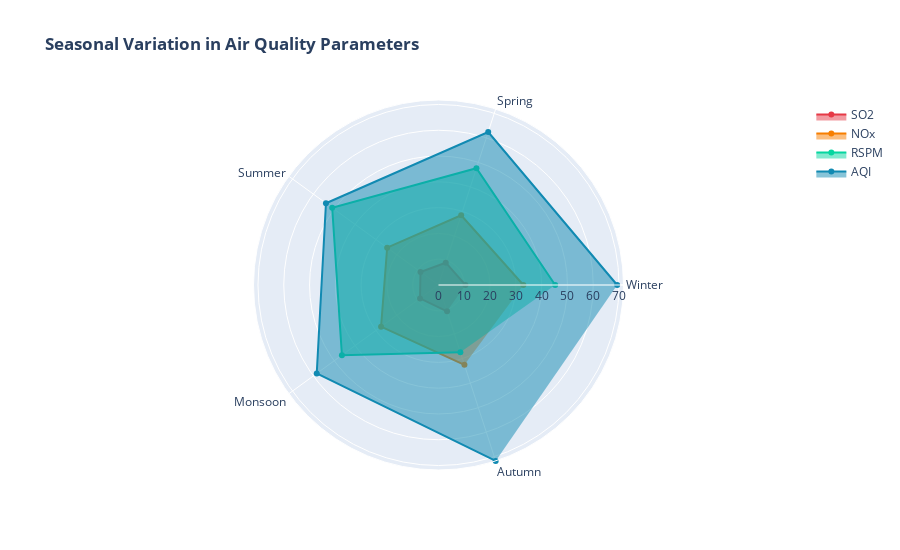

Notebook cell for this chart:
### Markdown cell above
## Step 8: Seasonal Pattern Analysis

### Code cell
# Seasonal analysis
season_order = ['Winter', 'Spring', 'Summer', 'Monsoon', 'Autumn']
seasonal_avg = df.groupby('Season')[['SO2', 'NOx', 'RSPM', 'AQI']].mean().reindex(season_order)

fig = go.Figure()

fig.add_trace(go.Scatterpolar(
    r=seasonal_avg['SO2'].values,
    theta=season_order,
    fill='toself',
    name='SO2',
    line_color='#E63946'
))

fig.add_trace(go.Scatterpolar(
    r=seasonal_avg['NOx'].values,
    theta=season_order,
    fill='toself',
    name='NOx',
    line_color='#F77F00'
))

fig.add_trace(go.Scatterpolar(
    r=seasonal_avg['RSPM'].values,
    theta=season_order,
    fill='toself',
    name='RSPM',
    line_color='#06D6A0'
))

fig.add_trace(go.Scatterpolar(
    r=seasonal_avg['AQI'].values,
    theta=season_order,
    fill='toself',
    name='AQI',
    line_color='#118AB2'
))

fig.update_layout(
    polar=dict(radialaxis=dict(visible=True, range=[0, seasonal_avg.max().max()])),
    title='<b>Seasonal Variation in Air Quality Parameters</b>',
    height=550,
    showlegend=True
)

fig.show()

### Figure 1 — Plotly figure (JSON) as saved in the notebook; plotly's stock layout.template omitted (floating-point values rounded to 4 significant figures)
{"data": [{"fill": "toself", "line": {"color": "#E63946"}, "name": "SO2", "r": [10.46, 9.093, 8.616, 8.856, 10.75], "theta": ["Winter", "Spring", "Summer", "Monsoon", "Autumn"], "type": "scatterpolar"}, {"fill": "toself", "line": {"color": "#F77F00"}, "name": "NOx", "r": [32.91, 28.44, 24.6, 27.52, 32.55], "theta": ["Winter", "Spring", "Summer", "Monsoon", "Autumn"], "type": "scatterpolar"}, {"fill": "toself", "line": {"color": "#06D6A0"}, "name": "RSPM", "r": [45.24, 47.6, 50.94, 46.3, 27.45], "theta": ["Winter", "Spring", "Summer", "Monsoon", "Autumn"], "type": "scatterpolar"}, {"fill": "toself", "line": {"color": "#118AB2"}, "name": "AQI", "r": [69.28, 62.38, 53.94, 58.37, 71.74], "theta": ["Winter", "Spring", "Summer", "Monsoon", "Autumn"], "type": "scatterpolar"}], "layout": {"height": 550, "polar": {"radialaxis": {"range": [0, 71.74], "visible": true}}, "showlegend": true, "title": {"text": "<b>Seasonal Variation in Air Quality Parameters</b>"}}}
